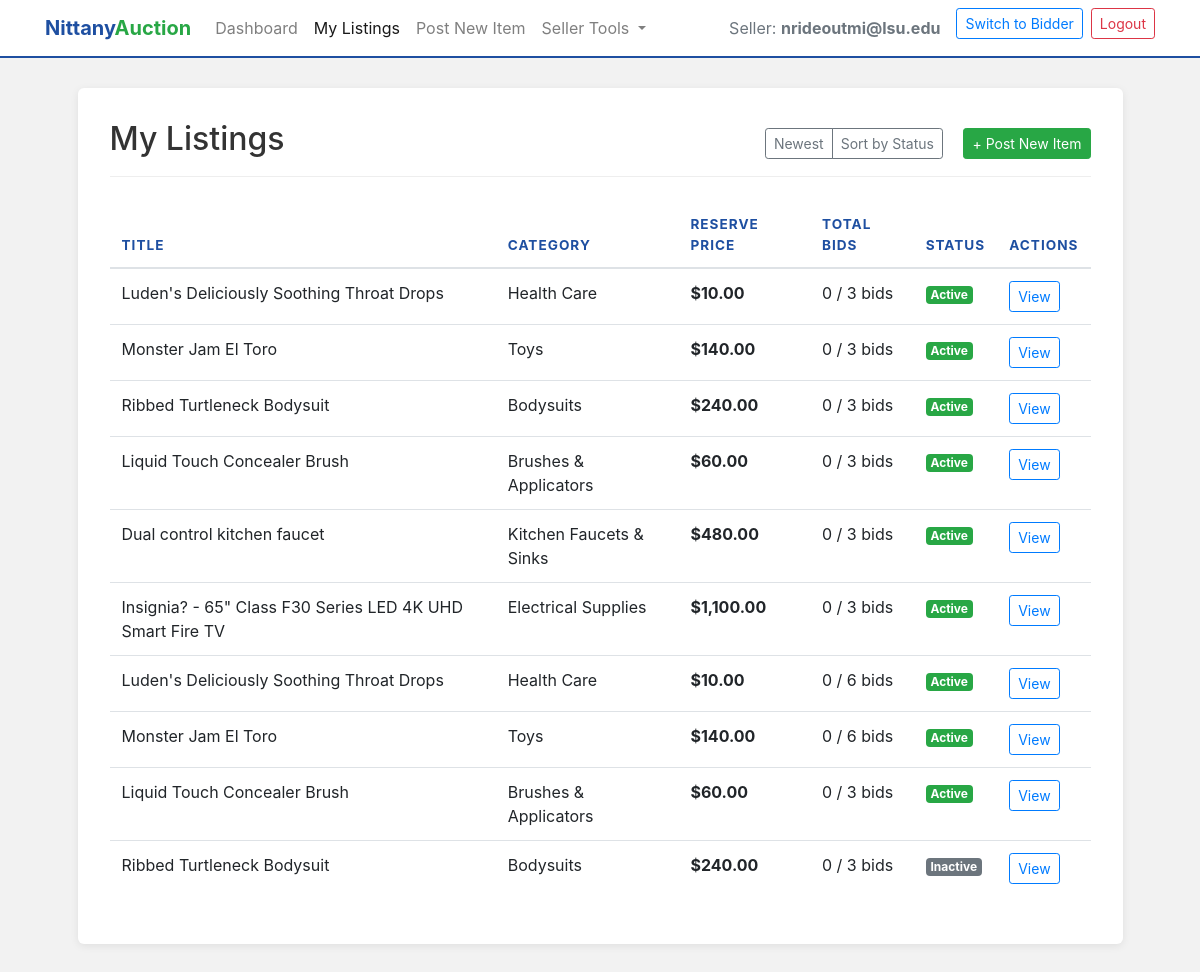
The app's page /my-listings (signed in) with its own data.
### tables this page shows
CREATE TABLE "Auction_Listings"
(
    Seller_Email        text
        constraint Seller_Email
            references Sellers,
    Listing_ID          integer,
    Category            text,
    Auction_Title       text,
    Product_Name        text,
    Product_Description text,
    Quantity            integer,
    Reserve_Price       real,
    Max_bids            integer,
    Status              integer,
    primary key (Seller_Email, Listing_ID)
);

### app.py (the view)
@app.route('/my-listings', methods=['POST', 'GET'])
def my_listing():
    user_email = session.get('email')
    roles = session.get('roles', [])
    if not user_email or 'seller' not in roles:
        return redirect(url_for('authenticate', error='Access denied. Seller account required.'))
    connection = get_connection()
    cursor = connection.cursor()
    sort = request.args.get('sort', 'id')
    order_clause = "A.Listing_ID DESC"
    if sort == 'status':
        order_clause = "A.Status ASC, A.Listing_ID DESC"
    cursor.execute(f'''
        SELECT A.Listing_ID,
               A.Auction_Title,
               A.Category,
               A.Reserve_Price,
               A.Max_bids,
               A.Status,
               (SELECT COUNT(*) FROM Bids b WHERE b.listing_id = A.Listing_ID AND b.seller_email = A.Seller_Email) as bid_count
        FROM Auction_Listings A
        WHERE A.Seller_Email = ?
        ORDER BY {order_clause}
    ''', (user_email,))
    result = cursor.fetchall()
    connection.close()
    return render_template('my-listings.html', email=user_email, listings=result)

### app.py (called while the page is built)
@app.before_request
def ensure_roles_loaded():
    if 'email' in session and 'roles' not in session:
        connection = get_connection()
        cursor = connection.cursor()
        roles = []
        cursor.execute("SELECT 1 FROM Helpdesk WHERE email = ?", (session['email'],))
        if cursor.fetchone(): roles.append('helpdesk')
        cursor.execute("SELECT 1 FROM Sellers WHERE email = ?", (session['email'],))
        if cursor.fetchone(): roles.append('seller')
        cursor.execute("SELECT 1 FROM Bidders WHERE email = ?", (session['email'],))
        if cursor.fetchone(): roles.append('bidder')
        connection.close()
        session['roles'] = roles

def get_connection():
    conn = sql.connect(DB_NAME)
    return conn

### templates/my-listings.html (shortened to what this page needs)
<!DOCTYPE html>
<html lang="en">
<head>
    <link rel="stylesheet"
          href="https://stackpath.bootstrapcdn.com/bootstrap/4.4.1/css/bootstrap.min.css"
>
</head>
<body>
<nav class="navbar navbar-expand-lg navbar-light">
    <div class="container">
        <a class="navbar-brand brand-text" href="/seller">
            <span class="nittany">Nittany</span><span class="auction">Auction</span>
        </a>
        <div class="collapse navbar-collapse" id="sellerNavbar">
            <ul class="navbar-nav mr-auto">
                <li class="nav-item">
                    <a class="nav-link" href="/seller">Dashboard</a>
                </li>
                <li class="nav-item active">
                    <a class="nav-link" href="/my-listings">My Listings</a>
                </li>
                <li class="nav-item">
                    <a class="nav-link" href="/post-item">Post New Item</a>
                </li>
                <li class="nav-item dropdown">
                    <a class="nav-link dropdown-toggle" href="#" id="settings"
                       role="button" data-toggle="dropdown" aria-haspopup="true" aria-expanded="false">
                        Seller Tools
                    </a>
                </li>
            </ul>
            <ul class="navbar-nav ml-auto">
                <li class="nav-item">
                    <span class="nav-link text-muted">Seller: <strong>{{ email }}</strong></span>
                </li>
                {% if session.get('roles') %}
                    {% if 'bidder' in session['roles'] %}
                    <li class="nav-item">
                        <a class="btn btn-sm btn-outline-primary ml-2" href="/bidder">Switch to Bidder</a>
                    </li>
                    {% endif %}
                {% endif %}
                <li class="nav-item">
                    <a class="btn btn-sm btn-outline-danger ml-2" href="/logout">Logout</a>
                </li>
            </ul>
        </div>
    </div>
</nav>
<div class="container">
    <div class="row justify-content-center">
        <div class="col-md-11 dashboard-card">
            <div class="section-header d-flex justify-content-between align-items-center">
                <h2>My Listings</h2>
                <div>
                    <div class="btn-group mr-3">
                        <a href="/my-listings?sort=id" class="btn btn-sm btn-outline-secondary">Newest</a>
                        <a href="/my-listings?sort=status" class="btn btn-sm btn-outline-secondary">Sort by Status</a>
                    </div>
                    <a href="/post-item" class="btn btn-success btn-sm">+ Post New Item</a>
                </div>
            </div>
            <div class="table-responsive">
                <table class="table table-hover">
                    <thead>
                        <tr>
                            <th>Title</th>
                            <th>Category</th>
                            <th>Reserve Price</th>
                            <th>Total Bids</th>
                            <th>Status</th>
                            <th>Actions</th>
                        </tr>
                    </thead>
                    <tbody>
                      {% for row in listings %}
                        <tr>
                          <td>{{ row[1] }}</td>
                          <td>{{ row[2] }}</td>
                          <td><strong>${{ "{:,.2f}".format(row[3] | float) }}</strong></td>
                          <td>{{ row[6] }} / {{ row[4] }} bids</td>
                          <td>
                              {% if row[5] == 1 %}
                                  <span class="badge badge-success" style="background-color: #28a745;">Active</span>
                              {% elif row[5] == 0 %}
                                  <span class="badge badge-secondary">Inactive</span>
                              {% elif row[5] == 2 %}
                                  <span class="badge badge-info" style="background-color: #1e4fa1;">Sold</span>
                              {% elif row[5] == 3 %}
                                  <span class="badge badge-warning" style="background-color: #ffc107; color: #212529;">Reserve Not Met</span>
                              {% else %}
                                  <span class="badge badge-light">Unknown</span>
                              {% endif %}
                          </td>
                          <td>
                              <a href="/listing-details/{{ email }}/{{ row[0] }}" class="btn btn-sm btn-outline-primary">View</a>
                          </td>
                        </tr>
                      {% else %}
                      <tr>
                          <td colspan="6" class="text-center py-4 text-muted">
                              No listings found. <a href="/post-item">Start selling!</a>
                          </td>
                      </tr>
                      {% endfor %}
                    </tbody>
                </table>
            </div>
        </div>
    </div>
</div>
</body>
</html>

### templates/my-listings.html (style rules this page uses)
body { background-color: #f2f2f2; }
.navbar { background-color: white; border-bottom: 2px solid #1e4fa1; margin-bottom: 30px; }
.brand-text .nittany { color: #1e4fa1; font-weight: bold; }
.brand-text .auction { color: #28a745; font-weight: bold; }
.dashboard-card { background: white; border-radius: 6px; box-shadow: 0 2px 8px rgba(0,0,0,0.08); padding: 2rem; margin-bottom: 50px; }
.section-header { color: #333; border-bottom: 1px solid #eee; padding-bottom: 10px; margin-bottom: 25px; display: flex; justify-content: space-between; align-items: center; }
.table thead th { border-top: none; color: #1e4fa1; text-transform: uppercase; font-size: 0.85rem; letter-spacing: 1px; }

### records on screen
Auction_Listings: Auction_Title "Luden's Deliciously Soothing Throat Drops", Category "Health Care", Reserve_Price "10.00", row "0", Max_bids "3", Status "Active"
Auction_Listings: Auction_Title "Monster Jam El Toro", Category "Toys", Reserve_Price "140.00", row "0", Max_bids "3", Status "Active"
Auction_Listings: Auction_Title "Ribbed Turtleneck Bodysuit", Category "Bodysuits", Reserve_Price "240.00", row "0", Max_bids "3", Status "Active"
Auction_Listings: Auction_Title "Liquid Touch Concealer Brush", Category "Brushes & Applicators", Reserve_Price "60.00", row "0", Max_bids "3", Status "Active"
Auction_Listings: Auction_Title "Dual control kitchen faucet", Category "Kitchen Faucets & Sinks", Reserve_Price "480.00", row "0", Max_bids "3", Status "Active"
Auction_Listings: Auction_Title "Insignia? - 65\" Class F30 Series LED 4K UHD Smart Fire TV", Category "Electrical Supplies", Reserve_Price "1,100.00", row "0", Max_bids "3", Status "Active"
Auction_Listings: Auction_Title "Luden's Deliciously Soothing Throat Drops", Category "Health Care", Reserve_Price "10.00", row "0", Max_bids "6", Status "Active"
Auction_Listings: Auction_Title "Monster Jam El Toro", Category "Toys", Reserve_Price "140.00", row "0", Max_bids "6", Status "Active"
Auction_Listings: Auction_Title "Liquid Touch Concealer Brush", Category "Brushes & Applicators", Reserve_Price "60.00", row "0", Max_bids "3", Status "Active"
Auction_Listings: Auction_Title "Ribbed Turtleneck Bodysuit", Category "Bodysuits", Reserve_Price "240.00", Status "0", Max_bids "3", shows "Inactive"

### other values on screen
{{ email }} "nrideoutmi@lsu.edu"
